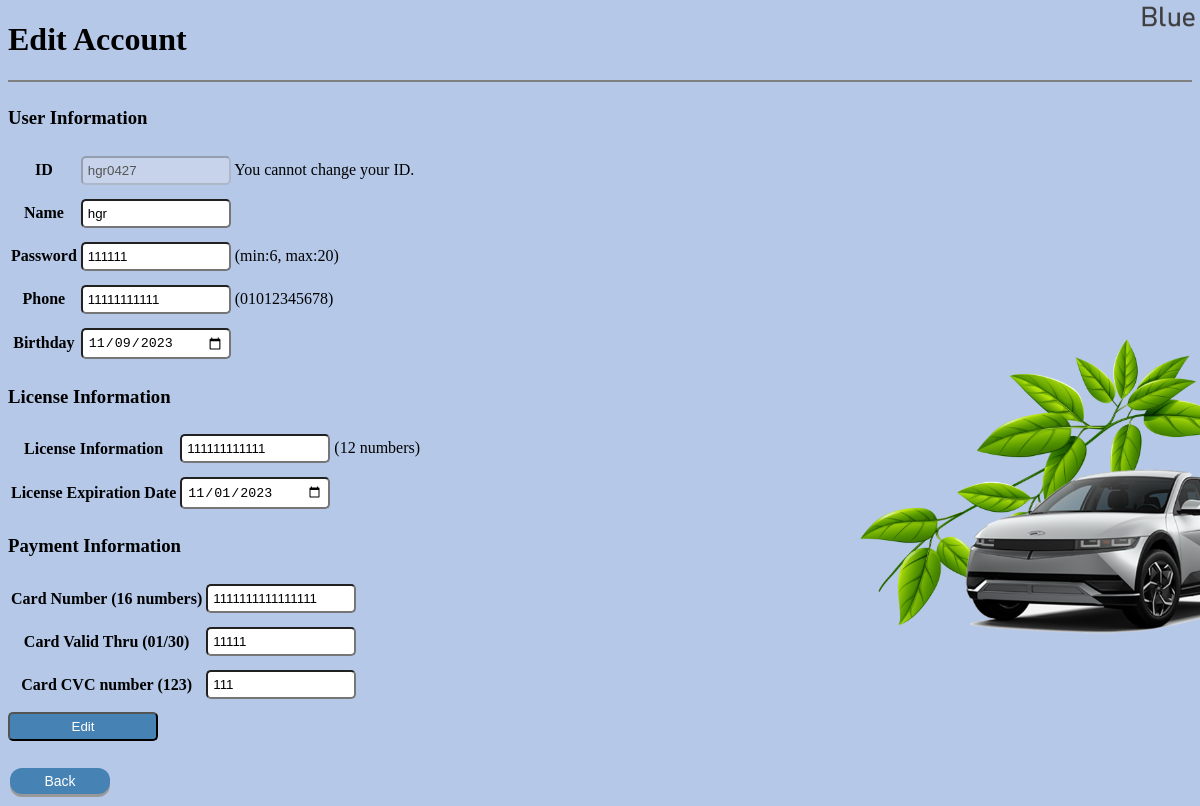
The page /user/account/edit (signed in) on the database as committed earlier.
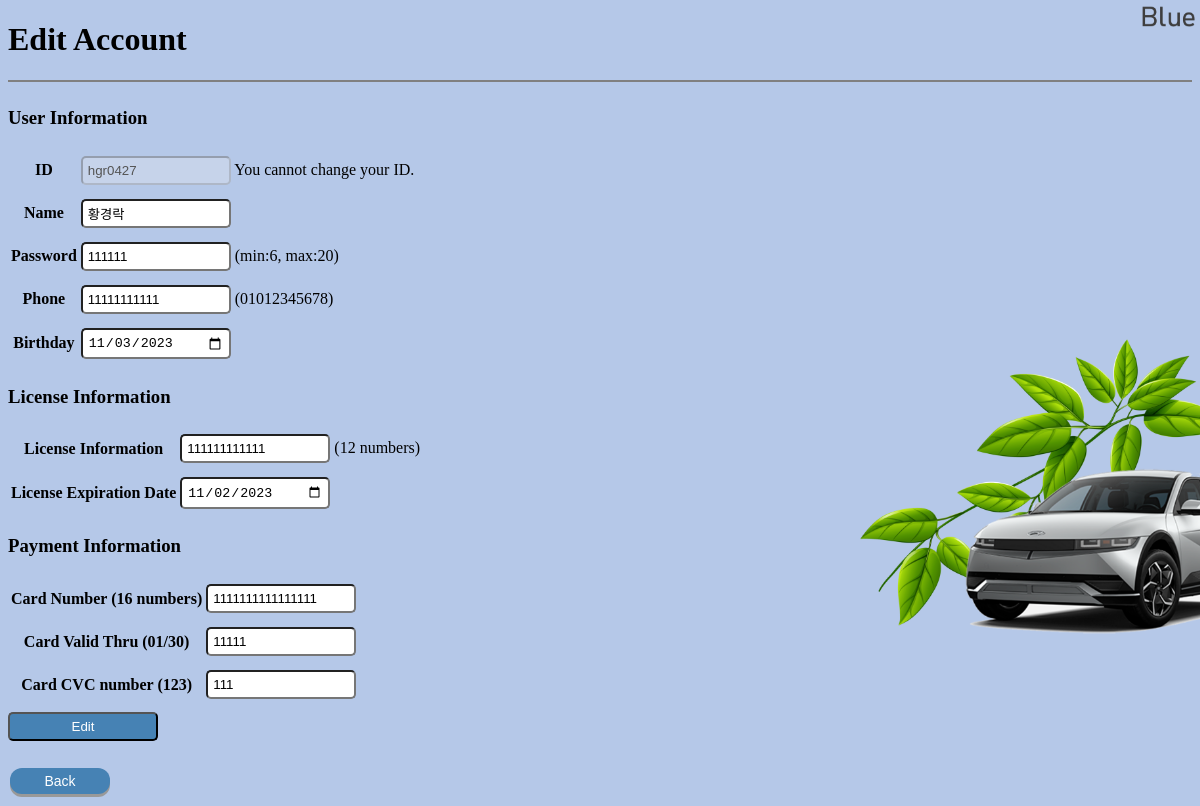
The same page on the database as committed later.
### tables this page shows
CREATE TABLE user (
            id VARCHAR PRIMARY KEY NOT NULL,
            name VARCHAR NOT NULL,
            passwd VARCHAR NOT NULL,
            phone VARCHAR NOT NULL,
            birthday DATE NOT NULL
        );

CREATE TABLE license (
            user_id VARCHAR PRIMARY KEY NOT NULL,
            license_num VARCHAR NOT NULL,
            expiration_date DATE NOT NULL,
            FOREIGN KEY (user_id) REFERENCES user(id)
        );

CREATE TABLE payment (
            user_id VARCHAR PRIMARY KEY NOT NULL,
            card_num VARCHAR NOT NULL,
            card_valid_thru VARCHAR NOT NULL,
            card_cvc VARCHAR NOT NULL,
            FOREIGN KEY (user_id) REFERENCES user(id)
        );

### user_auth_router.py (the view)
@user_auth_bp.route('/user/account/edit')
def root_user_account_edit():
    if session.get('user_session'):
        conn = sqlite3.connect('data/data.db')
        cursor = conn.cursor()
        user_id = session['user_session'][0]
        cursor.execute('''SELECT name, passwd, phone, birthday
                          FROM user
                          WHERE id=?''',
                       (user_id,))
        user = cursor.fetchone()
        cursor.execute('''SELECT license_num, expiration_date
                          FROM license
                          WHERE user_id=?''',
                       (user_id,))
        license = cursor.fetchone()
        cursor.execute('''SELECT card_num, card_valid_thru, card_cvc
                          FROM payment
                          WHERE user_id=?''',
                       (user_id,))
        payment = cursor.fetchone()
        conn.close()
        return render_template('user/auth/account_edit_form.html', user=user, license=license, payment=payment)
    else:
        return render_template('user/auth/login_form.html')

### templates/user/auth/account_edit_form.html (shortened to what this page needs)
<!DOCTYPE html>
<html lang="en">
    <head>
        <link rel="stylesheet" type="text/css" href="/static/css/style.css">
    </head>
    <body>
        <h1>Edit Account</h1>
        <hr>
        <form method="post" action="/user/account/edit/process">
            <h3>User Information</h3>
            <table>
                <tr>
                    <th>ID</th>
                    <td><input type="text" name="id" id="id" value="{{ session['user_session'][0] }}" disabled> You cannot change your ID.</td>
                </tr>
                <tr>
                    <th>Name</th>
                    <td><input type="text" name="name" id="name" required maxlength="20" value="{{ user[0] }}"></td>
                </tr>
                <tr>
                    <th>Password</th>
                    <td><input type="text" name="passwd" id="passwd" required minlength="6" maxlength="20" value="{{ user[1] }}"> (min:6, max:20)</td>
                </tr>
                <tr>
                    <th>Phone</th>
                    <td><input type="text" name="phone" id="phone" required minlength="11" maxlength="11" value="{{ user[2] }}"> (01012345678)</td>
                </tr>
                <tr>
                    <th>Birthday</th>
                    <td><input type="date" name="birthday" id="birthday" required value="{{ user[3] }}"></td>
                </tr>
            </table>
            <h3>License Information</h3>
            <table>
                <tr>
                    <th>License Information</th>
                    <td><input type="text" name="license_num" id="license_num" required minlength="12" maxlength="12" value="{{ license[0] }}"> (12 numbers)</td>
                </tr>
                <tr>
                    <th>License Expiration Date</th>
                    <td> <input type="date" name="expiration_date" id="expiration_date" required value="{{ license[1] }}"></td>
                </tr>
            </table>
            <h3>Payment Information</h3>
            <table>
                <tr>
                    <th>Card Number (16 numbers)</th>
                    <td><input type="text" name="card_num" id="card_num" required minlength="16" maxlength="16" value="{{ payment[0] }}"></td>
                </tr>
                <tr>
                    <th>Card Valid Thru (01/30)</th>
                    <td><input type="text" name="card_valid_thru" id="card_valid_thru" required minlength="5" maxlength="5" value="{{ payment[1] }}"></td>
                </tr>
                <tr>
                    <th>Card CVC number (123)</th>
                    <td><input type="text" name="card_cvc" id="card_cvc" required minlength="3" maxlength="3" value="{{ payment[2] }}"></td>
                </tr>
            </table>
            <input type="submit" value="Edit">
        </form>
        <br>
        <a href="/user/account"><button>Back</button></a>
    </body>
</html>

### static/css/style.css (style rules this page uses)
body { background-color: #B3C9E6; background-image: url('/static/images/clientbackground.png'); background-size: cover; background-repeat: no-repeat; }
button { background-color: steelblue; border: none; color: white; padding: 5px 10px; text-align: center; text-decoration: none; display: inline-block; font-size: 14px; margin: 4px 2px; cursor: pointer; border-radius: 12px; box-shadow: 0 3px #999; width:100px; }
hr { border: 1px solid gray; margin-bottom: 25px; }
input { width: 150px; padding: 5px; margin: 5px 0; box-sizing: border-box; border-radius: 5px; }
input[type="submit"] { background-color: steelblue; color: white; }

Rows that differ between the two databases and show on the page:
changed user: name "hgr" → "황경락"; birthday "11/09/2023" → "11/03/2023"
changed license: expiration_date "11/01/2023" → "11/02/2023"
